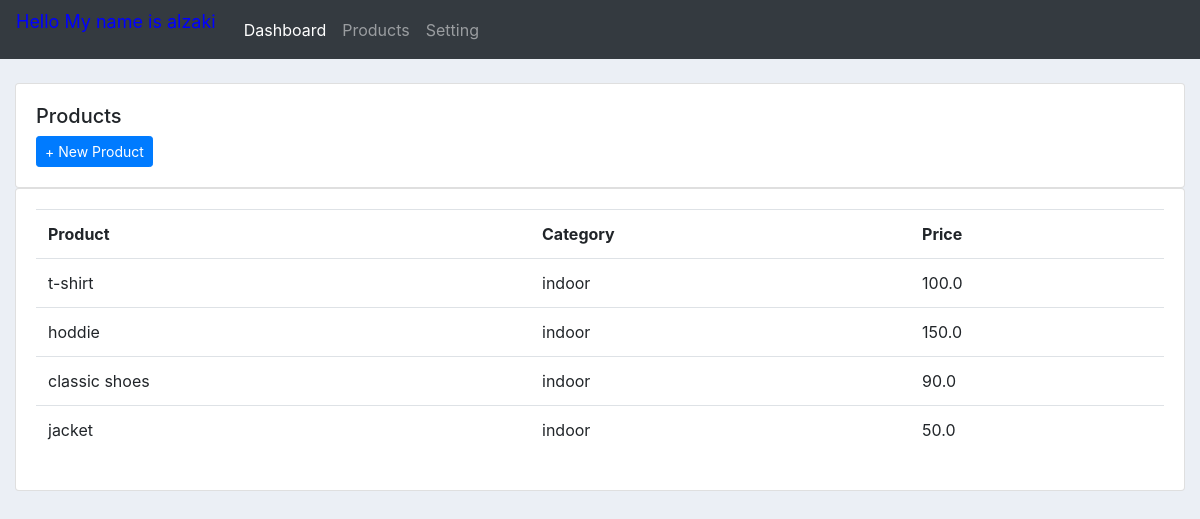
Screenshot of /product/ (signed in) with the database file from the repository.
### customer/models.py (models this page shows, shortened)
class Product(models.Model):
    CATEGORY = (('indoor','Indoor'), ('out door', 'out door'))
    name = models.CharField(max_length=200, null=True)
    price = models.FloatField(null=True)
    category = models.CharField(max_length=200, null=True, choices=CATEGORY)
    description = models.CharField(max_length=200, null=True)
    Date_created = models.DateTimeField(auto_now_add=True, null=True)
    tags = models.ManyToManyField(Tag)

### customer/decorators.py (the view)
        def wrapper_func(request, *args, **Kwargs):
            group = None
            if request.user.groups.exists():
                group = request.user.groups.all()[0].name
            if group in allowed_roles:
                return view_func(request, *args, **Kwargs)
            else:
                return redirect('User')

### customer/views.py (called while the page is built)
@login_required(login_url='login')
@permission(allowed_roles=['admin'])
def products(request):
    products = Product.objects.all()
    return render(request, "products.html", {'products':products})

### customer/templates/products.html
{%  extends 'main.html' %}
{% block content %}
		<br>
		<div class="row">
			<div class="col-md">
				<div class="card card-body">
					<h5>Products</h5>
					<span ><a href="{% url 'NewProduct' %}" class="btn btn-sm btn-primary">+ New Product</a></span>
				</div>
				<div class="card card-body">
					<table class="table">
						<tr>
							<th>Product</th>
							<th>Category</th>
							<th>Price</th>
						</tr>
                        {% for p in products %}
                            <tr>
                                <td>{{p.name}}</td>
                                <td>{{p.category}}</td>
                                <td>{{p.price}}</td>
                            </tr>
                        {% endfor %}
					</table>
				</div>
			</div>
		</div>
{% endblock content %}

### customer/templates/main.html (style rules this page uses)
body { background-color: #ebeff5; }

### rows the page displays
Product: name "t-shirt", category "indoor", price "100.0"
Product: name "hoddie", category "indoor", price "150.0"
Product: name "classic shoes", category "indoor", price "90.0"
Product: name "jacket", category "indoor", price "50.0"
